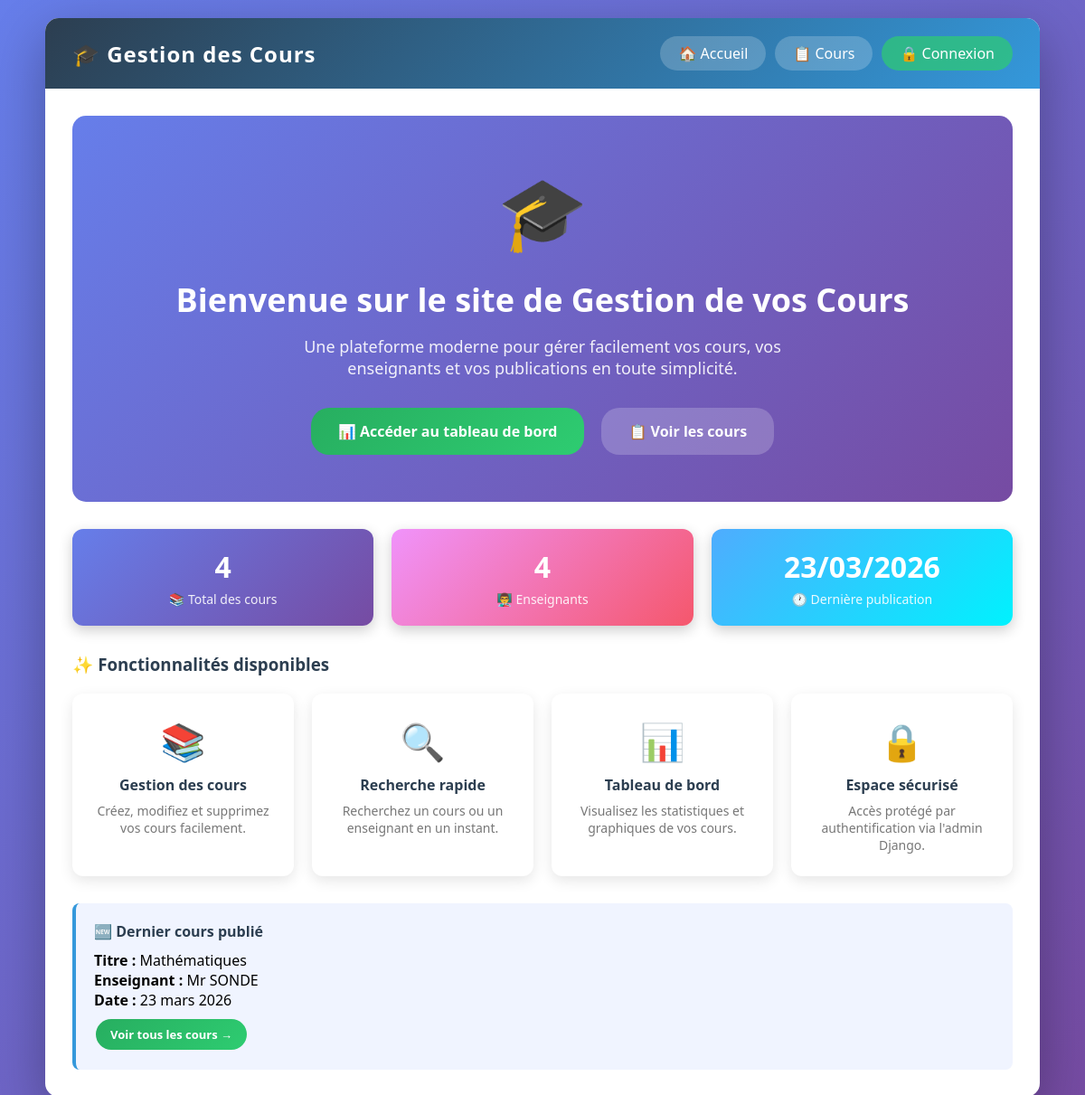
Before: / with the older database file.
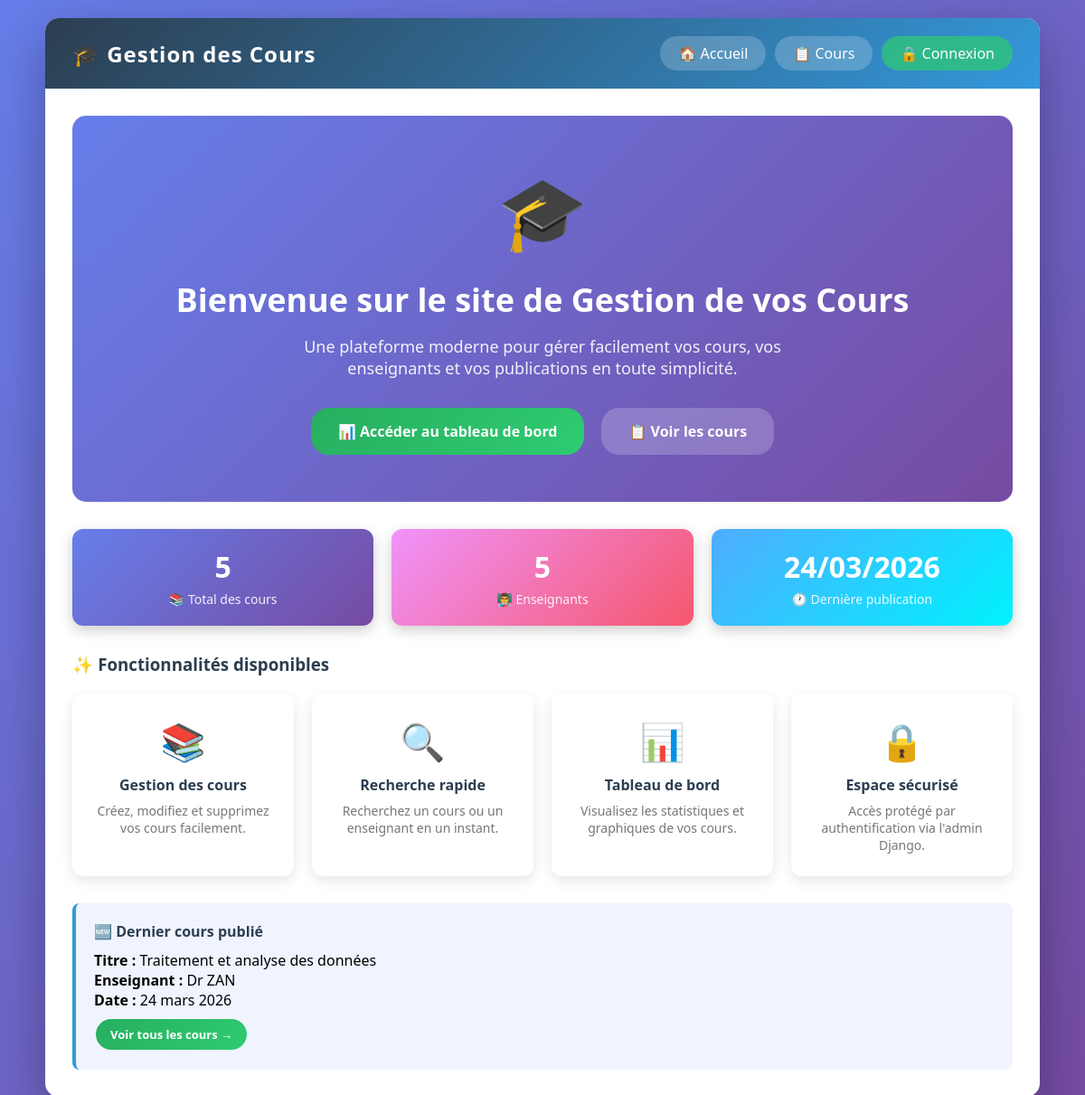
After: the same page with the newer database file.
### cours/models.py (models this page shows, shortened)
class Cours(models.Model):
    titre = models.CharField(max_length=200)
    enseignant = models.CharField(max_length=100)
    date_publication = models.DateField(validators=[valider_date])
    date_ajout = models.DateTimeField(auto_now_add=True)  # ← caché, automatique

### cours/views.py (the view)
# urls.py: path('', AccueilView.as_view(), name='accueil'),
class AccueilView(TemplateView):
    template_name = 'cours/accueil.html'
    def get_context_data(self, **kwargs):
        context = super().get_context_data(**kwargs)
        context['total_cours'] = Cours.objects.count()
        context['total_enseignants'] = Cours.objects.values('enseignant').distinct().count()
        context['dernier_cours'] = Cours.objects.order_by('-date_ajout').first()
        return context

### cours/templates/cours/accueil.html
{% extends 'cours/base.html' %}
{% block content %}
<div style="text-align:center; padding:50px 20px; background:linear-gradient(135deg, #667eea, #764ba2); border-radius:15px; margin-bottom:30px; color:white;">
    <div style="font-size:80px; margin-bottom:20px;">🎓</div>
    <h1 style="font-size:36px; font-weight:bold; margin-bottom:15px;">
        Bienvenue sur le site de Gestion de vos Cours
    </h1>
    <p style="font-size:18px; opacity:0.9; max-width:600px; margin:0 auto 30px;">
        Une plateforme moderne pour gérer facilement vos cours,
        vos enseignants et vos publications en toute simplicité.
    </p>
    <div style="display:flex; gap:15px; justify-content:center; flex-wrap:wrap;">
        <a href="{% url 'dashboard' %}" class="btn btn-add" style="padding:15px 30px; font-size:16px;">
            📊 Accéder au tableau de bord
        </a>
        <a href="{% url 'cours-list' %}" class="btn" style="padding:15px 30px; font-size:16px; background:rgba(255,255,255,0.2); color:white;">
            📋 Voir les cours
        </a>
    </div>
</div>
<div class="stats" style="margin-bottom:30px;">
    <div class="stat-card" style="background:linear-gradient(135deg, #667eea, #764ba2);">
        <h3>{{ total_cours }}</h3>
        <p>📚 Total des cours</p>
    </div>
    <div class="stat-card" style="background:linear-gradient(135deg, #f093fb, #f5576c);">
        <h3>{{ total_enseignants }}</h3>
        <p>👨‍🏫 Enseignants</p>
    </div>
    <div class="stat-card" style="background:linear-gradient(135deg, #4facfe, #00f2fe);">
        <h3>{% if dernier_cours %}{{ dernier_cours.date_publication|date:"d/m/Y" }}{% else %}--{% endif %}</h3>
        <p>🕐 Dernière publication</p>
    </div>
</div>
<h3 style="color:#2c3e50; margin-bottom:20px;">✨ Fonctionnalités disponibles</h3>
<div style="display:grid; grid-template-columns:repeat(auto-fit, minmax(220px, 1fr)); gap:20px; margin-bottom:30px;">
    <div style="background:white; padding:25px; border-radius:12px; box-shadow:0 5px 15px rgba(0,0,0,0.1); text-align:center; transition:transform 0.3s;" onmouseover="this.style.transform='translateY(-5px)'" onmouseout="this.style.transform='translateY(0)'">
        <div style="font-size:40px; margin-bottom:10px;">📚</div>
        <h4 style="color:#2c3e50; margin-bottom:8px;">Gestion des cours</h4>
        <p style="color:#777; font-size:14px;">Créez, modifiez et supprimez vos cours facilement.</p>
    </div>
    <div style="background:white; padding:25px; border-radius:12px; box-shadow:0 5px 15px rgba(0,0,0,0.1); text-align:center; transition:transform 0.3s;" onmouseover="this.style.transform='translateY(-5px)'" onmouseout="this.style.transform='translateY(0)'">
        <div style="font-size:40px; margin-bottom:10px;">🔍</div>
        <h4 style="color:#2c3e50; margin-bottom:8px;">Recherche rapide</h4>
        <p style="color:#777; font-size:14px;">Recherchez un cours ou un enseignant en un instant.</p>
    </div>
    <div style="background:white; padding:25px; border-radius:12px; box-shadow:0 5px 15px rgba(0,0,0,0.1); text-align:center; transition:transform 0.3s;" onmouseover="this.style.transform='translateY(-5px)'" onmouseout="this.style.transform='translateY(0)'">
        <div style="font-size:40px; margin-bottom:10px;">📊</div>
        <h4 style="color:#2c3e50; margin-bottom:8px;">Tableau de bord</h4>
        <p style="color:#777; font-size:14px;">Visualisez les statistiques et graphiques de vos cours.</p>
    </div>
    <div style="background:white; padding:25px; border-radius:12px; box-shadow:0 5px 15px rgba(0,0,0,0.1); text-align:center; transition:transform 0.3s;" onmouseover="this.style.transform='translateY(-5px)'" onmouseout="this.style.transform='translateY(0)'">
        <div style="font-size:40px; margin-bottom:10px;">🔒</div>
        <h4 style="color:#2c3e50; margin-bottom:8px;">Espace sécurisé</h4>
        <p style="color:#777; font-size:14px;">Accès protégé par authentification via l'admin Django.</p>
    </div>
</div>
{% if dernier_cours %}
<div style="background:#f0f4ff; border-left:4px solid #3498db; padding:20px; border-radius:8px;">
    <h4 style="color:#2c3e50; margin-bottom:10px;">🆕 Dernier cours publié</h4>
    <p><strong>Titre :</strong> {{ dernier_cours.titre }}</p>
    <p><strong>Enseignant :</strong> {{ dernier_cours.enseignant }}</p>
    <p><strong>Date :</strong> {{ dernier_cours.date_publication|date:"d F Y" }}</p>
    <a href="{% url 'cours-list' %}" class="btn btn-add" style="margin-top:10px; display:inline-block;">
        Voir tous les cours →
    </a>
</div>
{% endif %}
{% endblock %}

### cours/templates/cours/base.html (shortened to what this page needs)
{% load static %}
<!DOCTYPE html>
<html lang="fr">
<head>
    <link rel="stylesheet" href="{% static 'cours/style.css' %}">
</head>
<body>
    <div class="container fade-in">
        <div class="navbar">
            <h1>🎓 Gestion des Cours</h1>
            <div style="display:flex; gap:10px; align-items:center; flex-wrap:wrap;">
                <a href="{% url 'accueil' %}">🏠 Accueil</a>
                <a href="{% url 'cours-list' %}">📋 Cours</a>
                {% if user.is_authenticated %}
                    <a href="{% url 'dashboard' %}">📊 Dashboard</a>
                    <a href="{% url 'cours-create' %}">➕ Ajouter</a>
                    {% if user.is_superuser %}
                    <a href="{% url 'admin:index' %}">⚙️ Admin</a>
                    {% endif %}
                    <span style="color:rgba(255,255,255,0.8);">👤 {{ user.username }}</span>
                    <form method="post" action="{% url 'logout' %}" style="display:inline;">
                        {% csrf_token %}
                        <button type="submit" class="btn" style="background:rgba(231,76,60,0.7); cursor:pointer;">
                            🚪 Déconnexion
                        </button>
                    </form>
                {% else %}
                    <a href="{% url 'login' %}" style="background:rgba(46,204,113,0.7);">🔒 Connexion</a>
                {% endif %}
            </div>
        </div>
        <div class="content">
            {% block content %}{% endblock %}
        </div>
    </div>
</body>
</html>

### cours/static/cours/style.css (style rules this page uses)
* { margin: 0; padding: 0; box-sizing: border-box; }
body { font-family: 'Segoe UI', Tahoma, Geneva, Verdana, sans-serif; background: linear-gradient(135deg, #667eea 0%, #764ba2 100%); min-height: 100vh; padding: 20px; }
.container { max-width: 1100px; margin: 0 auto; background: white; border-radius: 15px; box-shadow: 0 20px 60px rgba(0,0,0,0.3); overflow: hidden; }
.navbar { background: linear-gradient(135deg, #2c3e50, #3498db); padding: 20px 30px; display: flex; justify-content: space-between; align-items: center; }
.navbar h1 { color: white; font-size: 24px; letter-spacing: 1px; }
.navbar a { color: white; text-decoration: none; background: rgba(255,255,255,0.2); padding: 8px 20px; border-radius: 25px; transition: all 0.3s; }
.content { padding: 30px; }
.btn { padding: 8px 16px; border: none; border-radius: 20px; cursor: pointer; font-size: 13px; font-weight: 600; transition: all 0.3s; text-decoration: none; display: inline-block; margin: 2px; }
.btn-add { background: linear-gradient(135deg, #27ae60, #2ecc71); color: white; }
.stats { display: flex; gap: 20px; margin-bottom: 25px; }
.stat-card { flex: 1; background: linear-gradient(135deg, #667eea, #764ba2); color: white; padding: 20px; border-radius: 12px; text-align: center; box-shadow: 0 5px 15px rgba(0,0,0,0.2); }
.stat-card h3 { font-size: 32px; font-weight: bold; }
.stat-card p { font-size: 14px; opacity: 0.9; margin-top: 5px; }
.fade-in { animation: fadeIn 0.5s ease; }

Changed rows visible on the page:
no longer on this page (row edited): Cours: date_publication "23/03/2026", titre "Mathématiques", enseignant "Mr SONDE", date_publication "23 mars 2026"
added Cours: date_publication "24/03/2026", titre "Traitement et analyse des données", enseignant "Dr ZAN", date_publication "24 mars 2026"
Other visible differences:
{{ total_cours }}: "4" → "5"
{{ total_enseignants }}: "4" → "5"
